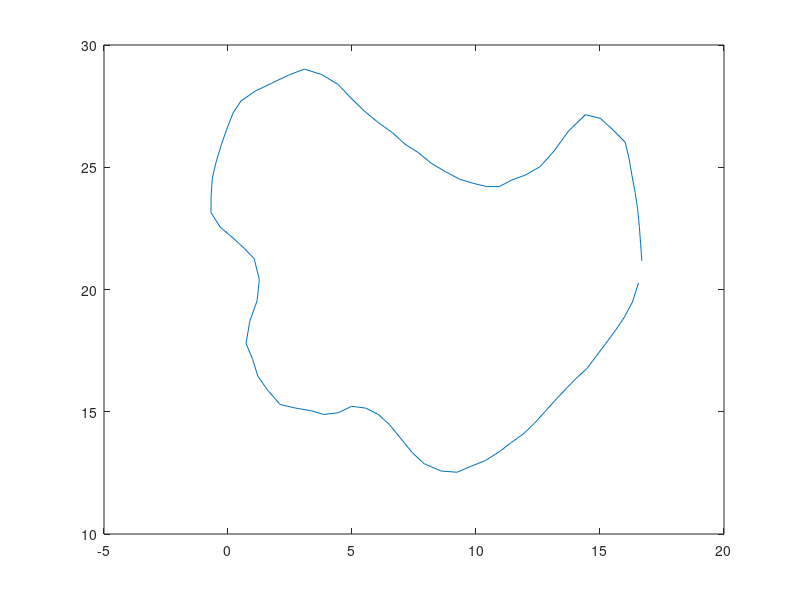

The MATLAB source for this figure:
clc
clear all
close all

animation_real_time = 20;
animation_time_step = 0.5;

load formation1
formation{1}.formation_x = formation_x;
formation{1}.formation_y = formation_y;

clear formation_x
clear formation_y

load formation_mutant11
formation{2}.formation_x = formation_x;
formation{2}.formation_y = formation_y;

clear formation_x
clear formation_y

load formation_mutant12
formation{3}.formation_x = formation_x;
formation{3}.formation_y = formation_y;

%%
counter = 1;
time_array = 0 : animation_time_step : animation_real_time;
for i = 1 : 1 : size(formation,2) - 1   
    for k = 1 : 1 : length(time_array)
      formation_animation{counter}.formation_x = (formation{i+1}.formation_x - formation{i}.formation_x) / length(time_array) * k + formation{i}.formation_x;
      formation_animation{counter}.formation_y = (formation{i+1}.formation_y - formation{i}.formation_y) / length(time_array) * k + formation{i}.formation_y;
      counter = counter + 1;
    end
end
%%



figure
title('real time animation')
for l = 1 : 1 : size(formation_animation,2)
  plot(formation_animation{l}.formation_x, formation_animation{l}.formation_y)
  pause(0.5)
end